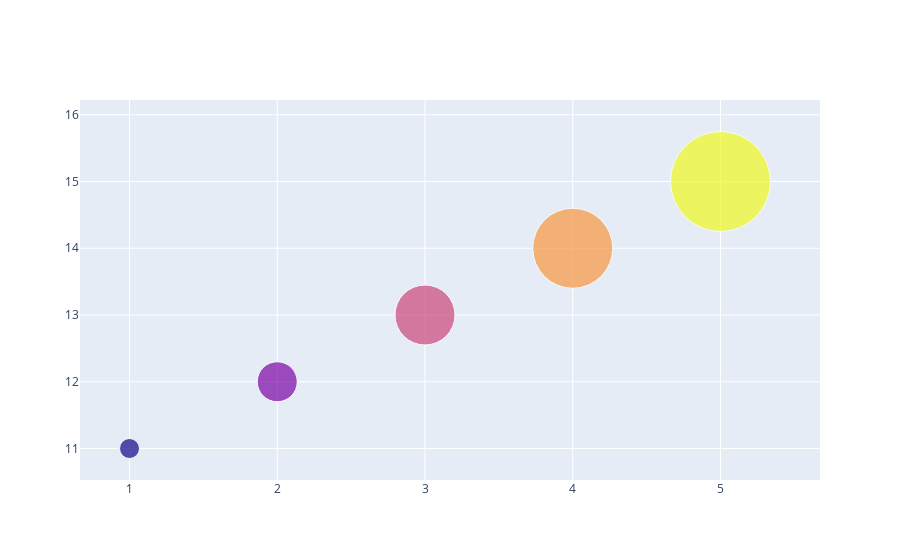

Write notebook code for a chart like this one.
### Code cell
fig = go.Figure()
fig.add_trace(go.Scatter(x=[1,2,3,4,5], y=[11,12,13,14,15],
                        mode='markers', marker=dict(size=[20,40,60,80,100], color=[1,2,3,4,5])))
fig.show()

### Figure 1 — Plotly figure (JSON) as saved in the notebook; plotly's stock layout.template omitted (floating-point values rounded to 4 significant figures)
{"data": [{"marker": {"color": [1, 2, 3, 4, 5], "size": [20, 40, 60, 80, 100]}, "mode": "markers", "type": "scatter", "x": [1, 2, 3, 4, 5], "y": [11, 12, 13, 14, 15]}], "layout": {}}
